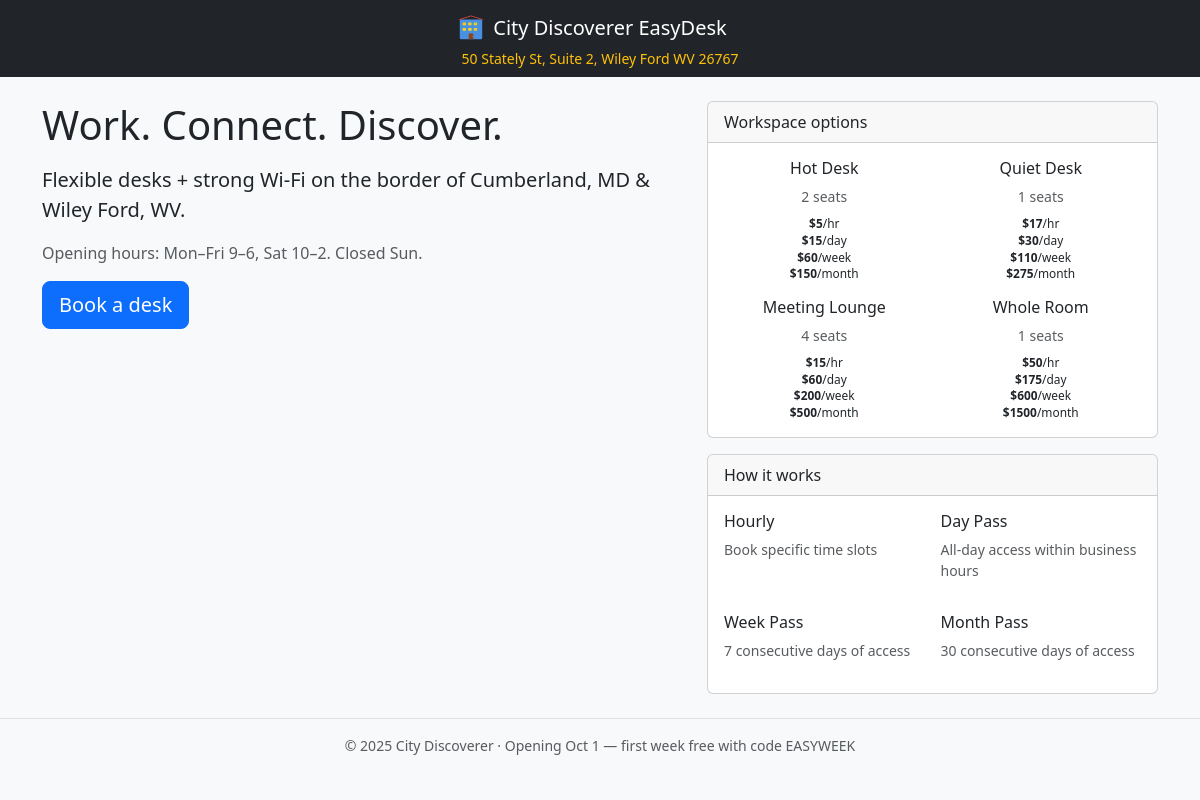
The page / on the database its author committed.
### main.py (models this page shows, shortened)
class Resource(db.Model):
    id = db.Column(db.Integer, primary_key=True)
    name = db.Column(db.String(120), nullable=False)
    hourly_rate_cents = db.Column(db.Integer, nullable=False)
    day_rate_cents = db.Column(db.Integer, nullable=False, default=0)
    week_rate_cents = db.Column(db.Integer, nullable=False, default=0)
    month_rate_cents = db.Column(db.Integer, nullable=False, default=0)
    capacity = db.Column(db.Integer, default=10)
    opening_hours = db.Column(db.Text)  # JSON string
    active = db.Column(db.Boolean, default=True)

### main.py (the view)
@app.get("/")
def index():
    resources = Resource.query.filter_by(active=True).all()
    return render_template("index.html", resources=resources)

### templates/index.html (shortened to what this page needs)
{% extends "base.html" %}
{% block content %}
<div class="row g-4">
  <div class="col-lg-7">
    <h1 class="mb-3">Work. Connect. Discover.</h1>
    <p class="lead">Flexible desks + strong Wi-Fi on the border of Cumberland, MD & Wiley Ford, WV.</p>
    <p class="text-muted">Opening hours: Mon–Fri 9–6, Sat 10–2. Closed Sun.</p>
    <button class="btn btn-primary btn-lg" data-bs-toggle="modal" data-bs-target="#planSelectionModal">Book a desk</button>
  </div>
  <div class="col-lg-5">
    <div class="card">
      <div class="card-header">Workspace options</div>
      <div class="card-body">
        <div class="row g-3">
          {% for r in resources %}
          <div class="col-6">
            <div class="text-center">
              <h6 class="mb-2">{{ r.name }}</h6>
              <small class="text-muted d-block mb-2">{{ r.capacity }} seats</small>
              <div class="pricing-grid">
                <div class="small">
                  <div><strong>${{ "%.0f"|format(r.hourly_rate_cents/100) }}</strong>/hr</div>
                  <div><strong>${{ "%.0f"|format(r.day_rate_cents/100) }}</strong>/day</div>
                  <div><strong>${{ "%.0f"|format(r.week_rate_cents/100) }}</strong>/week</div>
                  <div><strong>${{ "%.0f"|format(r.month_rate_cents/100) }}</strong>/month</div>
                </div>
              </div>
            </div>
          </div>
          {% endfor %}
        </div>
      </div>
    </div>
    <div class="card mt-3">
      <div class="card-header">How it works</div>
      <div class="card-body">
        <div class="row g-3">
          <div class="col-6">
            <h6>Hourly</h6>
            <p class="small text-muted">Book specific time slots</p>
          </div>
          <div class="col-6">
            <h6>Day Pass</h6>
            <p class="small text-muted">All-day access within business hours</p>
          </div>
          <div class="col-6">
            <h6>Week Pass</h6>
            <p class="small text-muted">7 consecutive days of access</p>
          </div>
          <div class="col-6">
            <h6>Month Pass</h6>
            <p class="small text-muted">30 consecutive days of access</p>
          </div>
        </div>
      </div>
    </div>
  </div>
</div>
{% endblock %}

### templates/base.html (shortened to what this page needs)
<!doctype html>
<html>
<head>
  <link href="https://cdn.jsdelivr.net/npm/bootstrap@5.3.3/dist/css/bootstrap.min.css" rel="stylesheet">
</head>
<body class="bg-light">
<nav class="navbar navbar-expand-lg navbar-dark bg-dark">
  <div class="container">
    <div class="mx-auto text-center">
      <a class="navbar-brand d-flex align-items-center justify-content-center" href="/">
        City Discoverer EasyDesk
      </a>
      <div class="text-warning small">50 Stately St, Suite 2, Wiley Ford WV 26767</div>
    </div>
  </div>
</nav>
<main class="container py-4">
  {% block content %}{% endblock %}
</main>
<footer class="border-top py-3 text-center small text-muted">
  © 2025 City Discoverer · Opening Oct 1 — first week free with code EASYWEEK
</footer>
</body>
</html>

### rows shown on the page
Resource: name "Hot Desk", capacity "2", r.hourly_rate_cents/100 "5", r.day_rate_cents/100 "15", r.week_rate_cents/100 "60", r.month_rate_cents/100 "150"
Resource: name "Quiet Desk", capacity "1", r.hourly_rate_cents/100 "17", r.day_rate_cents/100 "30", r.week_rate_cents/100 "110", r.month_rate_cents/100 "275"
Resource: name "Meeting Lounge", capacity "4", r.hourly_rate_cents/100 "15", r.day_rate_cents/100 "60", r.week_rate_cents/100 "200", r.month_rate_cents/100 "500"
Resource: name "Whole Room", capacity "1", r.hourly_rate_cents/100 "50", r.day_rate_cents/100 "175", r.week_rate_cents/100 "600", r.month_rate_cents/100 "1500"
